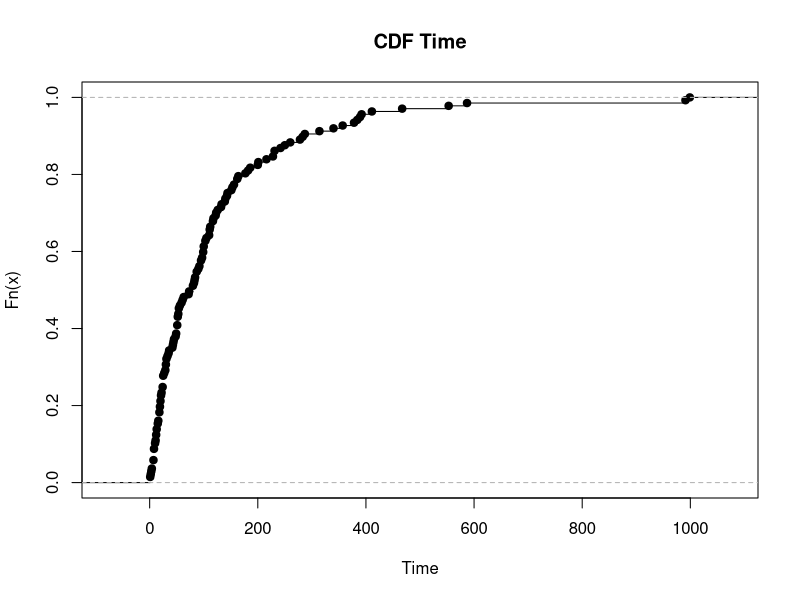
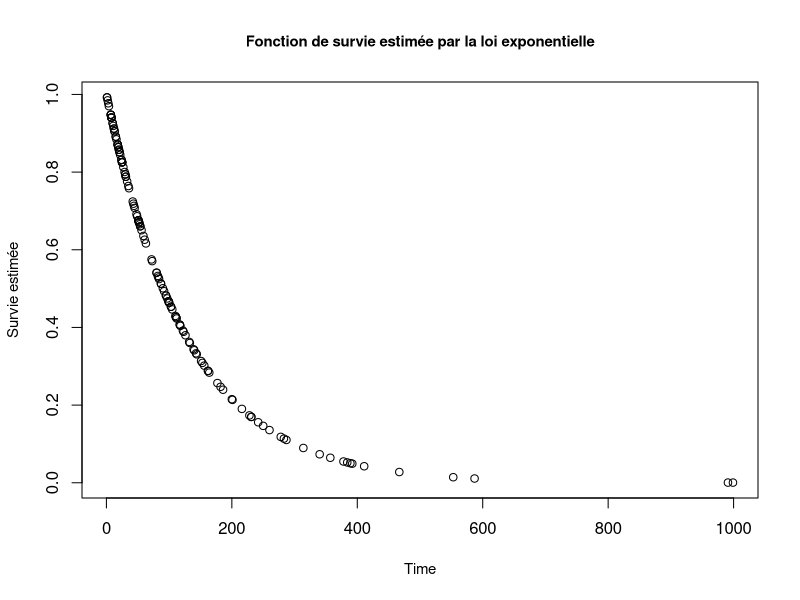
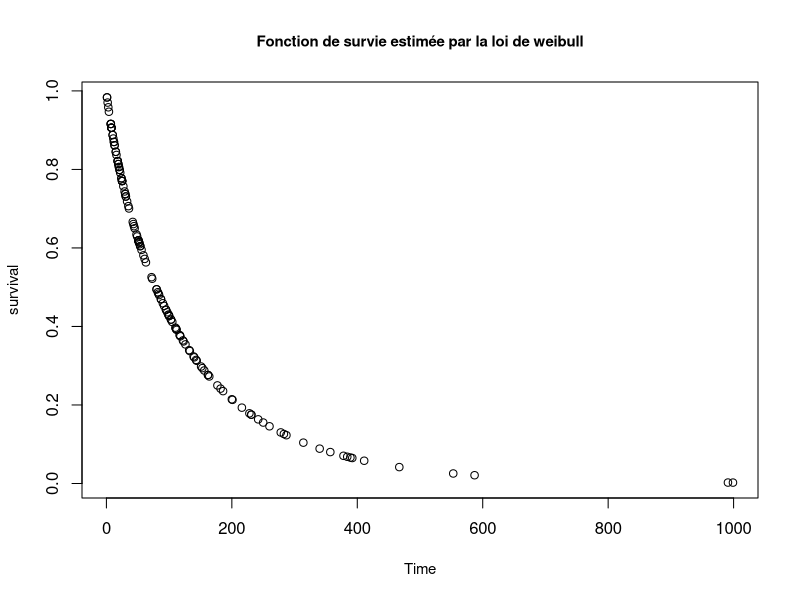
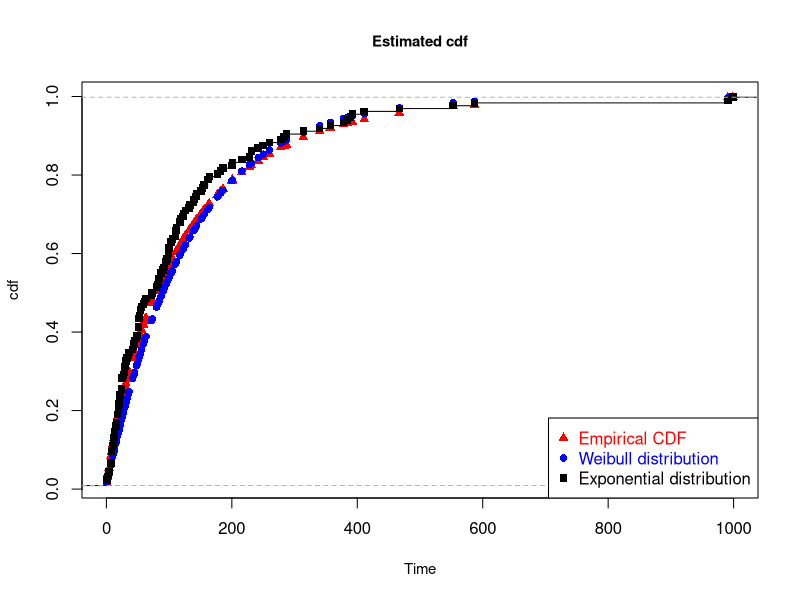
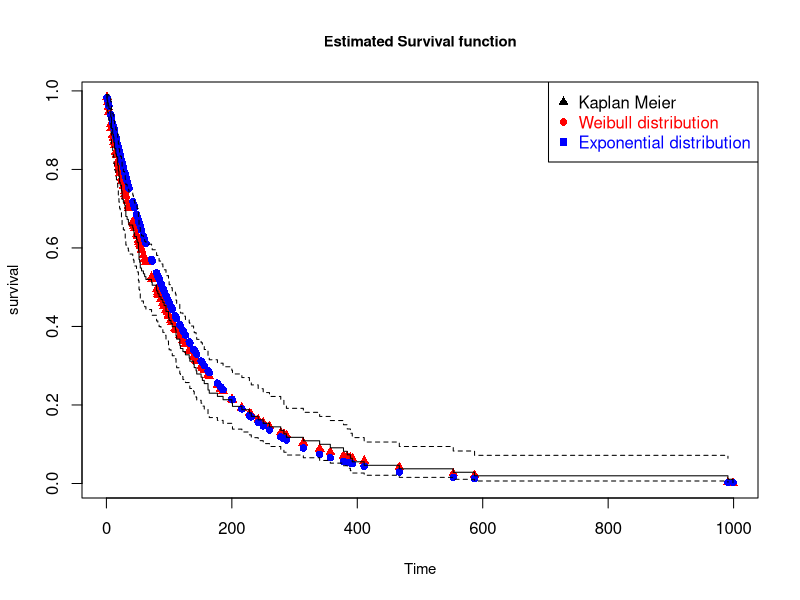

These figures' R source, in order:
## ---- chunk 1
library(survival)
library(MASS)
library(tidyverse)
## ---- chunk 2
veteran
data(cancer, package="survival")
## ---- chunk 3
head(veteran)
## ---- chunk 4
summary(veteran)
## ---- chunk 5
cdf_time<-ecdf(veteran$time)
plot(ecdf(veteran$time),main="CDF Time",xlab="Time")
## ---- chunk 6
#Creation of the survival object ie right,left censored data
cens_veteran=Surv(veteran$time,veteran$status)
cens_veteran
## ---- chunk 7
# Estimation of survival function using exponential distribution and without factors
expo_model=survreg(cens_veteran~1 , veteran, dist="exponential")
summary(expo_model)
## ---- chunk 8
plot(veteran$time,1-pexp(veteran$time,0.007681810634),ylab="Survie estimée",
     main="Fonction de survie estimée par la loi exponentielle",xlab="Time",
     cex.main=0.9,cex.lab=0.9)
## ---- chunk 9
wei_model=survreg(cens_veteran~1 , veteran, dist="weibull")
summary(wei_model)
## ---- chunk 10
plot(veteran$time,1-pweibull(veteran$time,0.854,120.674),ylab="survival",
     main="Fonction de survie estimée par la loi de weibull",xlab="Time",cex.main=0.9,cex.lab=0.9)
## ---- chunk 11

plot(veteran$time,pweibull(veteran$time,0.854,120.674),ylab="cdf",pch=17,
     main="Estimated cdf",xlab="Time",cex.main=0.9,cex.lab=0.9,col='red')
par(new = T)
plot(veteran$time,pexp(veteran$time,0.007681810634),pch=16, col='blue',axes=F,xlab="",ylab="")
par(new = T)
lines(ecdf(veteran$time),col='black',xlab="",ylab="",pch=15)
legend(x="bottomright",legend=c("Empirical CDF","Weibull distribution", "Exponential distribution"),text.col=c("red",'blue',"black"),pch=c(17,16,15),col=c("red","blue","black"))
## ---- chunk 12

model_veteran=survfit(cens_veteran~1)
plot(veteran$time,1-pweibull(veteran$time,0.854,120.674),ylab="survival",pch=17,
     main="Estimated Survival function",xlab="Time",cex.main=0.9,cex.lab=0.9,col='red')
par(new = T)
plot(veteran$time,1-pexp(veteran$time,0.007681810634),pch=16, col='blue',axes=F,xlab="",ylab="")
par(new = T)
lines(model_veteran,xlab="",pch=15,ylab="",xlab="",col="black")
legend(x="topright",legend=c("Kaplan Meier","Weibull distribution", "Exponential distribution"),text.col=c("black","red",'blue'),pch=c(17,16,15),col=c("black","red","blue"))
